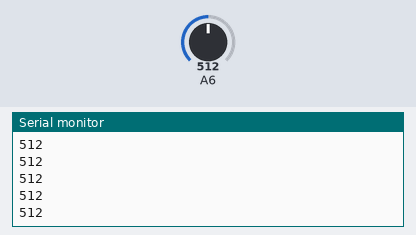
Bench run of a sketch on a simulated Arduino Uno, built with avr-gcc and run on an emulated ATmega328P. On the bench: the last lines printed to the serial monitor. Inputs (shaded band) come from the test bench; at power-on: A6 = 512.

Above: at 1.2 s.
1.3 s: A6 set to 716
At 1.31 s:
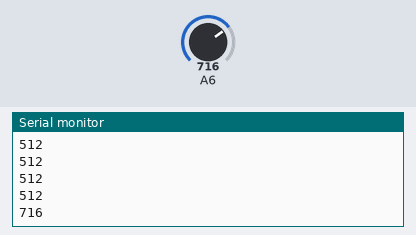
2.8 s: A6 set to 900
At 2.81 s:
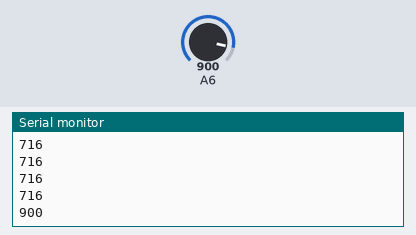
Timing chart, 0 to 5.8 s (numbered marks = the images above; inputs shaded):
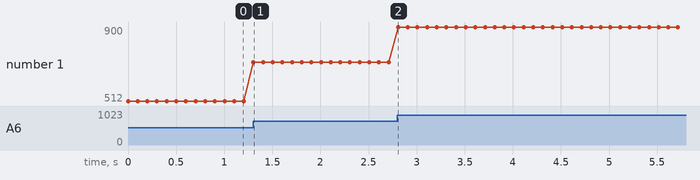

The sketch:

jump_sensor_analog.ino
```cpp
void setup() {
  Serial.begin(9600);
}

void loop() {
    short val = Serial.println(analogRead(6));
    delay(100);
}
```

Measured:
- after the input at 1.3 s, the serial monitor: prints a new line at once (image 1)
- after the input at 2.8 s, the serial monitor: prints a new line at once (image 2)
- plotted number 1: 512 → 716 after the input at 1.3 s, 716 → 900 after the input at 2.8 s
